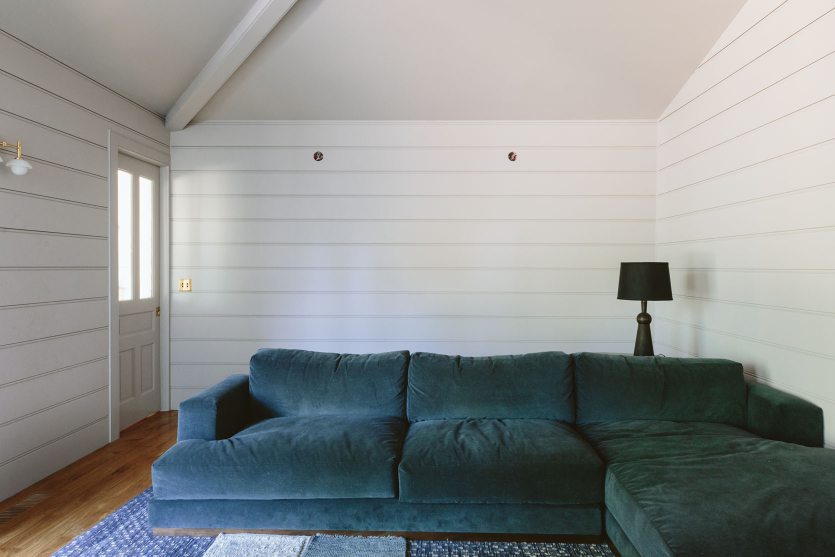
#> input picture images/source/pairs/before1.jpg, 1670 x 1113 px (shown at 1/2 size); its folder holds only this picture in this run
$ python grow_masks.py
#> lines starting #> are read from the running program, lines starting #| are printed output that depends on the picture; after the words box and inside, x2 and y2 are one past the last pixel; in counts of white or black regions, pixels touching at a corner belong together
### tools/pairs/colour.py
"""Shared colour maths for the pair measurements (sRGB D65, CIELAB, CIEDE2000, CAT16)."""
import numpy as np
def lin(c): c = np.asarray(c, float); return np.where(c <= 0.04045, c/12.92, ((c+0.055)/1.055)**2.4)
def enc(c): c = np.clip(np.asarray(c, float), 0, None); return np.where(c <= 0.0031308, 12.92*c, 1.055*c**(1/2.4)-0.055)
M = np.array([[0.4124564,0.3575761,0.1804375],[0.2126729,0.7151522,0.0721750],[0.0193339,0.1191920,0.9503041]])
WHITE = M @ np.ones(3)
CAT16 = np.array([[0.401288,0.650173,-0.051461],[-0.250268,1.204414,0.045854],[-0.002079,0.048952,0.953127]])
def lab(rgbl):
    xyz = (np.asarray(rgbl) @ M.T) / WHITE
    f = np.where(xyz > (6/29)**3, np.cbrt(np.maximum(xyz, 0)), xyz/(3*(6/29)**2) + 4/29)
    return np.stack([116*f[...,1]-16, 500*(f[...,0]-f[...,1]), 200*(f[...,1]-f[...,2])], -1)
def hexlin(h): h = h.lstrip('#'); return lin([int(h[i:i+2],16)/255 for i in (0,2,4)])
# [17 lines left out: function de2000, not called in this run]

### tools/pairs/grow_masks.py
"""Approximate wall masks for the pair photos, grown from the hand-marked
wall patches (tools/pairs/patches.py) through smooth, similarly coloured
pixels. For testing only. Writes tools/pairs/masks/<name>.png (white = wall)
and an overlay sheet /tmp/pairs_grid/masks_<k>.jpg for checking by eye."""
import glob, os, sys
import numpy as np
from PIL import Image, ImageDraw
from scipy import ndimage as ndi
sys.path.insert(0, "tools/pairs")
from patches import PATCHES, PAINT, EXCLUDE, CHROMA_TOL
from colour import lin, lab

N = 640                     # working size (long side)
os.makedirs("tools/pairs/masks", exist_ok=True)

def grow(name):
#> called with name = 'before1'
    im = Image.open(glob.glob(f"images/source/pairs/{name}.*")[0]).convert("RGB")
#> im is the input picture: PIL image 1670x1113 RGB; mean R, G, B 142.7, 145.9, 144.8
    W0, H0 = im.size; s = N / max(W0, H0)
#> after `W0, H0 = im.size`: W0 = 1670; H0 = 1113
#> after `s = N / max(W0, H0)`: s = 0.383
    sm = np.asarray(im.resize((round(W0*s), round(H0*s)), Image.LANCZOS), float) / 255
    H, W, _ = sm.shape
#> H = 427; W = 640
    L = lab(lin(ndi.gaussian_filter(sm, (1.2, 1.2, 0))))
#> in lab, `f = np.where(xyz > (6/29)**3, np.cbrt(np.maximum(xyz, 0)), xyz/(3*(6/2..`:
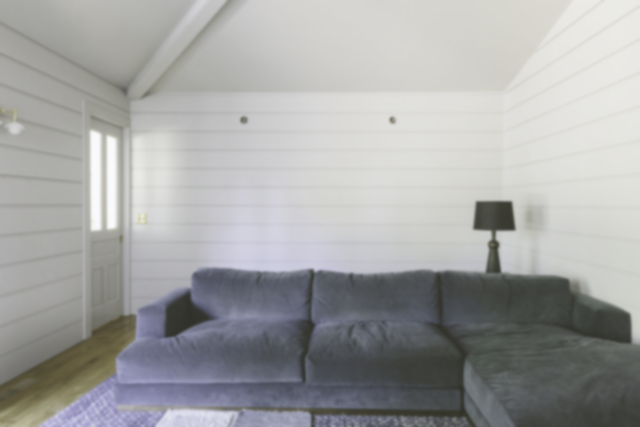
#> f: shape (427, 640, 3) float64; mean of channels 0, 1, 2 0.647, 0.649, 0.647; drawn as R, G, B
#> in lab, `return np.stack([116*f[...,1]-16, 500*(f[...,0]-f[...,1]), 200*(f[...,..`:
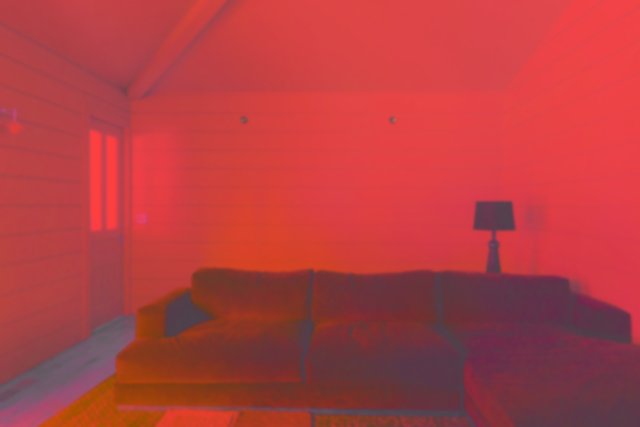
#> returned value: shape (427, 640, 3) float64; mean of channels 0, 1, 2 59.3, -1.1, 0.3; drawn with min black and max white
    # edges: Lab gradient magnitude
    g = np.sqrt(sum(ndi.sobel(L[..., k], a)**2 for k in range(3) for a in (0, 1)))
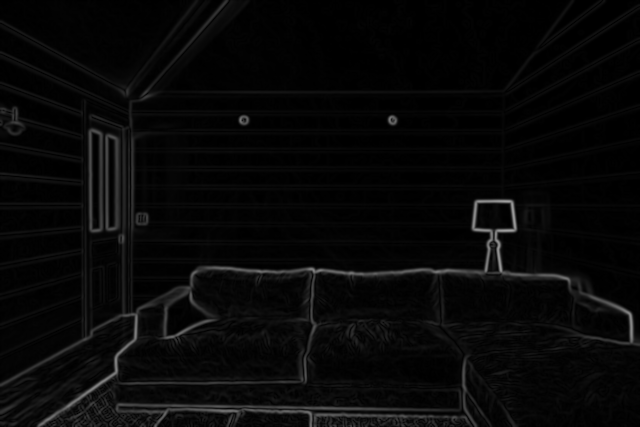
#> g: shape (427, 640) float64; min 0, max 160, mean 8.3
    seeds = np.zeros((H, W), bool)
    for a, b, c, d in PATCHES[name]:
        seeds[round(b*H):round(d*H), round(a*W):round(c*W)] = True
    ref = np.median(L[seeds], 0)
#> ref = [79.03, 0.117, 2.29]
    # wall-like: smooth, chromaticity near the seeds' (lightness may vary with light)
    chroma_d = np.hypot(L[..., 1] - ref[1], L[..., 2] - ref[2])
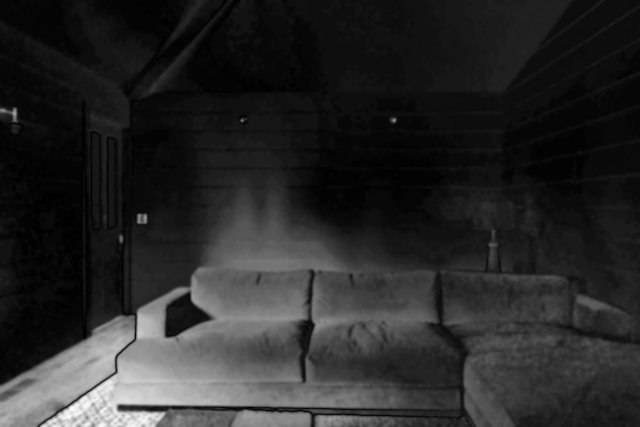
#> chroma_d: shape (427, 640) float64; min 0.00494, max 37.11, mean 5.9; drawn with min black and max white
    gl = np.percentile(g[seeds], 90)
#> gl = 8.02
    ok = (g < max(gl * 1.6, 6)) & (chroma_d < CHROMA_TOL.get(name, 7)) & (L[..., 0] > 3)
#> ok: shape (427, 640) bool; 65.5% white; 106 black regions (78 under 20 px), largest, box (x1, y1, x2, y2) and area: (0, 0, 640, 427) 89305, (0, 0, 199, 98) 1120, (0, 106, 83, 140) 627
    for a, b, c, d in EXCLUDE.get(name, []):
        ok[round(b*H):round(d*H), round(a*W):round(c*W)] = False
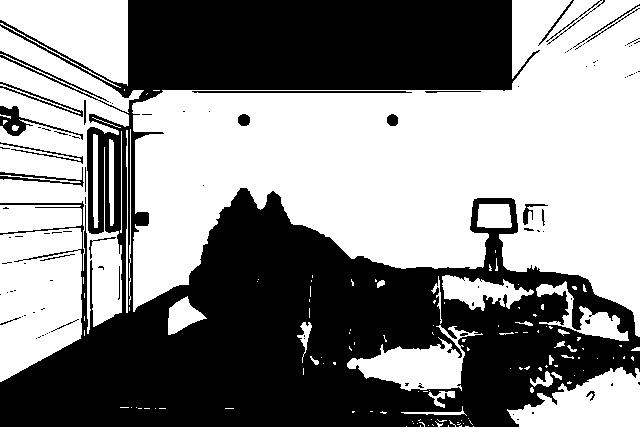
#> ok: shape (427, 640) bool; 53.3% white; 100 black regions (75 under 20 px), largest, box (x1, y1, x2, y2) and area: (0, 0, 640, 427) 123943, (0, 106, 83, 140) 627, (192, 91, 412, 93) 431
    lab_, n = ndi.label(ok | seeds)
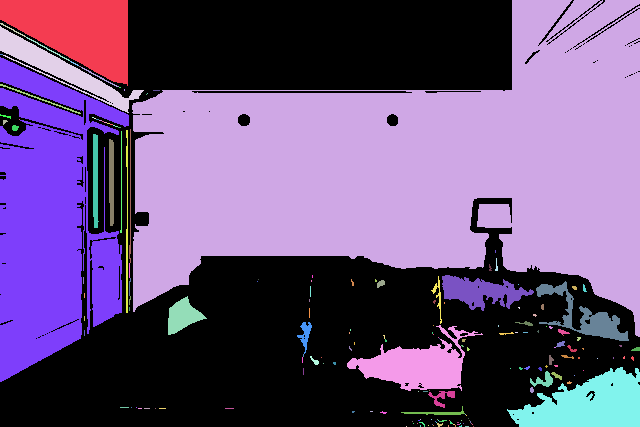
#> lab_: shape (427, 640) int32; 184 distinct labels, from 0 to 183; one colour per label, 0 black
#> n = 183
    keep = np.unique(lab_[seeds]); keep = keep[keep > 0]
#> after `keep = np.unique(lab_[seeds])`: keep = [2, 7]
    m = np.isin(lab_, keep)
#> m: shape (427, 640) bool; 46.2% white; 2 white regions, box (x1, y1, x2, y2) and area: (132, 0, 640, 337) 100163, (0, 57, 129, 382) 26136
    m = ndi.binary_closing(m, iterations=3); m = ndi.binary_fill_holes(m); m = ndi.binary_opening(m, iterations=2)
#> after `m = ndi.binary_closing(m, iterations=3)`: m: shape (427, 640) bool; 46.7% white; 1 white region, box (x1, y1, x2, y2) and area: (3, 3, 637, 381) 127513
#> after `m = ndi.binary_fill_holes(m)`: m: shape (427, 640) bool; 46.8% white; 1 white region, box (x1, y1, x2, y2) and area: (3, 3, 637, 381) 127946
#> after `m = ndi.binary_opening(m, iterations=2)`: m: shape (427, 640) bool; 46.7% white; 1 white region, box (x1, y1, x2, y2) and area: (3, 3, 637, 380) 127737
    for a, b, c, d in EXCLUDE.get(name, []):
        m[round(b*H):round(d*H), round(a*W):round(c*W)] = False
#> m: shape (427, 640) bool; 46.7% white; 1 white region, box (x1, y1, x2, y2) and area: (3, 3, 637, 380) 127731
    Image.fromarray((m*255).astype(np.uint8)).resize((W0, H0), Image.NEAREST).save(f"tools/pairs/masks/{name}.png")
    ov = (sm*255).astype(np.uint8).copy(); ov[m] = (0.5*ov[m] + [0, 0, 127]).astype(np.uint8)
#> after `ov[m] = (0.5 * ov[m] + [0, 0, 127]).astype(np.uint8)`:
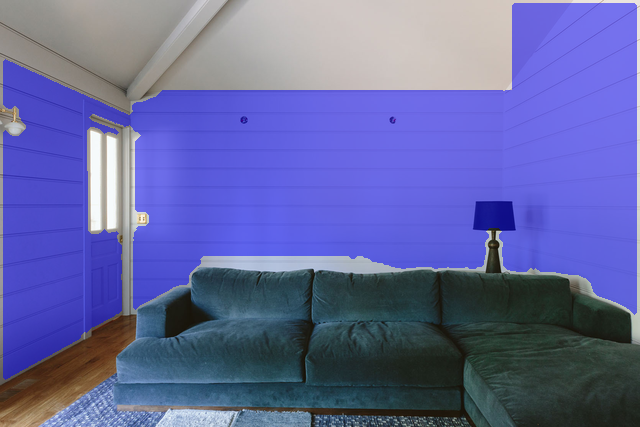
#> ov: shape (427, 640, 3); mean R, G, B 99.1, 102.7, 161.6
    t = Image.fromarray(ov); t.thumbnail((300, 300)); ImageDraw.Draw(t).text((3, 3), name, fill=(255, 0, 0))
    return t, m.mean()

names = [n for n, r in PATCHES.items() if r]
tiles = []
for n in names:
    t, f = grow(n); tiles.append(t); print(f"{n:9} wall {f*100:5.1f}%")
#> after `t, f = grow(n)`: f = 0.467
#> (the run stopped early here; a loop or call above may not have finished)
